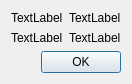
<?xml version="1.0" encoding="UTF-8"?>
<ui version="4.0">
 <class>VersionDialog</class>
 <widget class="QDialog" name="VersionDialog">
  <property name="geometry">
   <rect>
    <x>0</x>
    <y>0</y>
    <width>310</width>
    <height>125</height>
   </rect>
  </property>
  <property name="sizePolicy">
   <sizepolicy hsizetype="Fixed" vsizetype="Fixed">
    <horstretch>0</horstretch>
    <verstretch>0</verstretch>
   </sizepolicy>
  </property>
  <property name="windowTitle">
   <string>Dialog</string>
  </property>
  <layout class="QVBoxLayout" name="verticalLayout">
   <property name="sizeConstraint">
    <enum>QLayout::SetFixedSize</enum>
   </property>
   <item>
    <layout class="QGridLayout" name="gridLayout">
     <item row="1" column="0">
      <widget class="QLabel" name="label_version">
       <property name="text">
        <string>TextLabel</string>
       </property>
      </widget>
     </item>
     <item row="0" column="0">
      <widget class="QLabel" name="label_software">
       <property name="text">
        <string>TextLabel</string>
       </property>
      </widget>
     </item>
     <item row="1" column="1">
      <widget class="QLabel" name="label_version_text">
       <property name="text">
        <string>TextLabel</string>
       </property>
      </widget>
     </item>
     <item row="0" column="1">
      <widget class="QLabel" name="label_software_text">
       <property name="text">
        <string>TextLabel</string>
       </property>
      </widget>
     </item>
    </layout>
   </item>
   <item>
    <widget class="QDialogButtonBox" name="buttonBox">
     <property name="orientation">
      <enum>Qt::Horizontal</enum>
     </property>
     <property name="standardButtons">
      <set>QDialogButtonBox::Ok</set>
     </property>
    </widget>
   </item>
  </layout>
 </widget>
 <resources/>
 <connections>
  <connection>
   <sender>buttonBox</sender>
   <signal>accepted()</signal>
   <receiver>VersionDialog</receiver>
   <slot>accept()</slot>
   <hints>
    <hint type="sourcelabel">
     <x>248</x>
     <y>254</y>
    </hint>
    <hint type="destinationlabel">
     <x>157</x>
     <y>274</y>
    </hint>
   </hints>
  </connection>
  <connection>
   <sender>buttonBox</sender>
   <signal>rejected()</signal>
   <receiver>VersionDialog</receiver>
   <slot>reject()</slot>
   <hints>
    <hint type="sourcelabel">
     <x>316</x>
     <y>260</y>
    </hint>
    <hint type="destinationlabel">
     <x>286</x>
     <y>274</y>
    </hint>
   </hints>
  </connection>
 </connections>
</ui>
